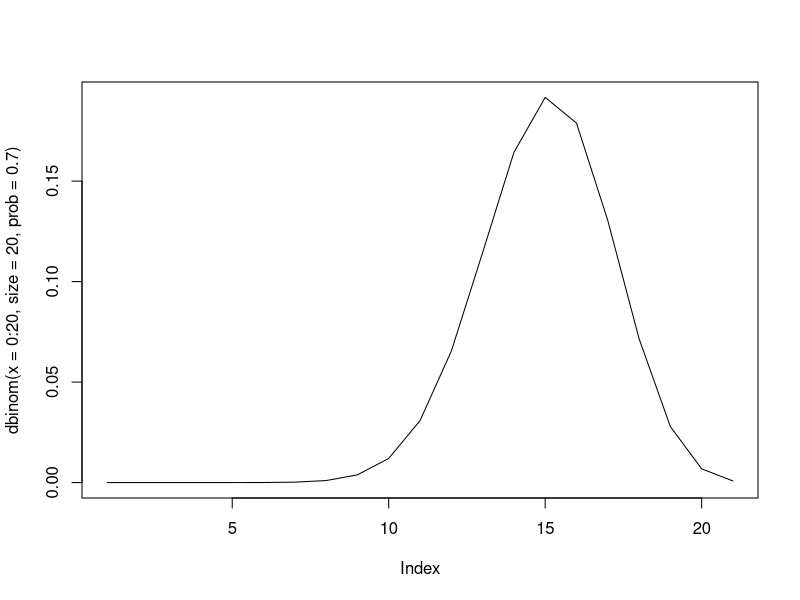

This chart was generated by the following R code:
# 1. ukol
# a)
1 - pbinom(q = 14, size = 20, prob = 0.7)
# b)
plot(dbinom(x = 0:20, size = 20, prob = 0.7), type = "l")


# 2. ukol
set.seed(42)
# pomer 7:5:3:2
# H0 = virove nemoce se vyskytuji ve stejnem pomeru
# H1 = virove nemoce se vyskytuji v jinem pomeru
nemoce_drubezarna = sample(x = c("pt_chrp", "inf_bronch", "pt_reo_art", "pt_ence"), size = 170, replace = T)
pomer_drub = table(nemoce_drubezarna)
chisq.test(x = pomer_drub, p = c(5, 2, 7, 3)/17)

# predpoklady - kazda z nemoci musi byt zastoupena nejmene 5 vzorky
# abych predesla chybe 2. druhu, zvolim vhodnou velikost vzorku

# pocet stupnu volnosti - 3
# zaver - H0 ZAMITAM, p-value je mensi nez 0.05 a je mala pravdepodobnost, ze
# se dopustim chyby 1. druhu